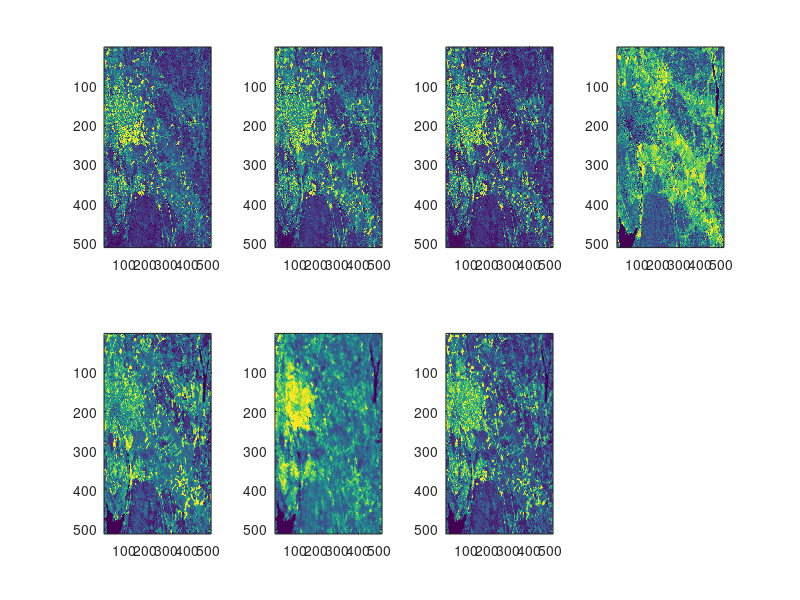
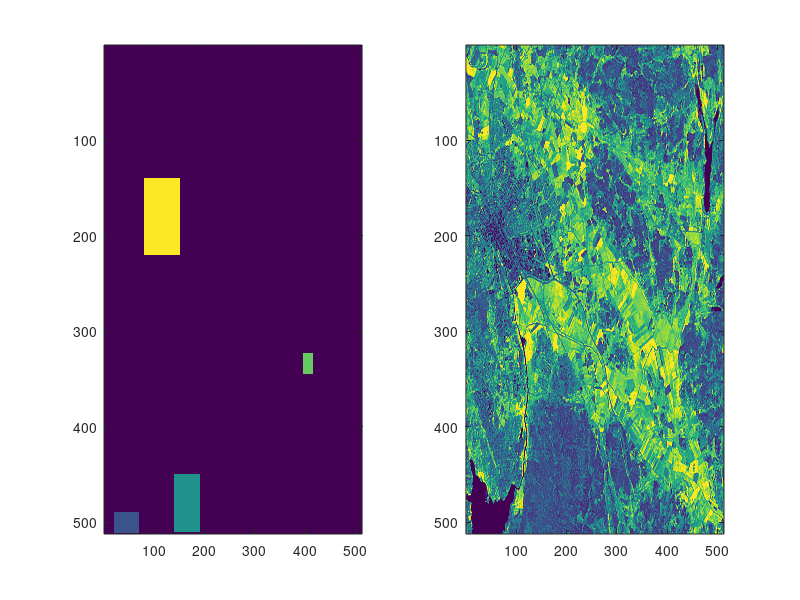

MATLAB code to generate these figures, in order: (Note: this script raises an error after producing the figures.)
clear all; close all; clc
% %1
% load cdata
% figure(1);
% plot(cdata(:,1),cdata(:,2),'.')
% title('1', 'fontsize', 20)
% 
% %2
% I = imread('handBW.pnm');
% 
% % threshold determined by for loop, increacing each threshold, and
% % plotting result with pause(0.05);
% t1 = 90; % threshold for background
% t2 = 110;% threshold for hand
% 
% figure(2)
% sgtitle('2', 'fontsize', 20)
% subplot(2,1,1)
% imshow(I);
% subplot(2,1,2)
% imhist(I)
% 
% figure(4)
% % mtresh sets (think of it as a regular threshold, hnot binary, but ternary)
% % - pixelvalues below t1 to one value
% % - the union of t1 and t2 as one value
% % - pixelvalues above t2 as one value
% mtresh(I,t1,t2) % thresholded image
% imshow(I)
% title('Trenary thresholded grayscale image with t1 = 90, t2 = 110')
% 
% % 3
% I2 = imread('hand.pnm'); % Read the image
% figure(5);imshow(I2); % Show the image
% R = I2(:,:,1); % Separate the three layers, RGB
% G = I2(:,:,2);
% B = I2(:,:,3);
% figure(6);plot3(R(:),G(:),B(:),'.') % 3D scatterplot of the RGB data
% 
% % plot each image component r b g and their histogram
% figure()
% subplot(2,3,1)
% imshow(R)
% title('red')
% subplot(2,3,2)
% imshow(B)
% title('blue')
% subplot(2,3,3)
% imshow(G)
% title('green')
% subplot(2,3,4)
% imhist(R)
% title('red histogram')
% subplot(2,3,5)
% imhist(B)
% title('blue histogram')
% subplot(2,3,6)
% imhist(G)
% title('green histogram')
% 
% 
% label_im = imread('hand_training.png'); % Read image with labels
% figure(7);imagesc(label_im); % View the training areas
% %classify for pair bands
% I3(:,:,1) = G; % Create an image with two bands/features
% I3(:,:,2) = B;
% [data,class] = create_training_data(I3,label_im); % Arrange the training data into vectors
% figure(8);scatterplot2D(data,class); % View the training feature vectors
% 
% Itest = im2testdata(I3); % Reshape the image before classification
% C = classify(double(Itest),double(data),double(class)); % Train classifier and classify the data
% ImC = class2im(C,size(I3,1),size(I3,2)); % Reshape the classification to an image
% 
% % 4 - classify
% % grayscale
% [data_g,class_g] = create_training_data(I,label_im);
% Itest_g = im2testdata(I);
% C_g = classify(double(Itest_g),double(data_g),double(class_g));
% ImC_g = class2im(C_g,size(I,1),size(I,2)); % Reshape the classification to an image
% 
% % single band - red
% [data_R,class_R] = create_training_data(R,label_im);
% Itest_R = im2testdata(R);
% C_R = classify(double(Itest_R),double(data_R),double(class_R));
% ImC_R = class2im(C_R,size(R,1),size(R,2)); % Reshape the classification to an image
% 
% % pair band
% % see pair band above
% 
% % all bands
% [data_3,class_3] = create_training_data(I2,label_im);
% Itest_3 = im2testdata(I2);
% C_3 = classify(double(Itest_3),double(data_3),double(class_3));
% ImC_3 = class2im(C_3,size(I2,1),size(I2,2)); % Reshape the classification to an image
% 
% figure(10)
% subplot(1,3,1)
% imagesc(ImC_g); % View the classification result
% title('Grayscale')
% 
% subplot(1,3,2)
% imagesc(ImC_R); % View the classification result
% title('Single band: Red')
% 
% subplot(1,3,3)
% imagesc(ImC_3); % View the classification result
% title('All bands: RBG')

% 5
load landsat_data

% what does the images look like?
figure()
subplot(2,4,1)
imagesc(landsat_data(:,:,1)) % g
subplot(2,4,2)
imagesc(landsat_data(:,:,2)) % g
subplot(2,4,3)
imagesc(landsat_data(:,:,3)) % r
subplot(2,4,4)
imagesc(landsat_data(:,:,4))
subplot(2,4,5)
imagesc(landsat_data(:,:,5))
subplot(2,4,6)
imagesc(landsat_data(:,:,6))
subplot(2,4,7)
imagesc(landsat_data(:,:,7))

% training data 
T = zeros(512,512);     % Create an empty image
T(490:511,20:70) = 1;   % Class 1: Water
T(450:510,140:190) = 2; % Class 2: Forrest
T(324:344,395:415) = 3; % Class 3: Agriculture
T(140:220,80:150) = 4; % Class 4: Urban environment

%plot trainingdata and an image 
figure()
subplot(1,2,1)
imagesc(T)
subplot(1,2,2)
imagesc(landsat_data(:,:,4))
sgtitle('Areas of training relative to the image (channel 4)', 'fontsize', 24)

Itest = im2testdata(landsat_data(:,:,[4,6,7]));
[data,class] = create_training_data(landsat_data(:,:,[4,6,7]),T);
C = classify(Itest,data,class,'quadratic');
ImC = class2im(C,size(landsat_data,1),size(landsat_data,2)); % Reshape the classification to an image
figure()
scatterplot3D(data,class)
figure()
sgtitle('Classification of image')
subplot(1,2,1)
imagesc(ImC)
title('Classifications using channel 4,6,7', 'fontsize', 24)


%ALL CHANNELS
Itest = im2testdata(landsat_data);
[data,class] = create_training_data(landsat_data,T);
C = classify(Itest,data,class);
ImC = class2im(C,size(landsat_data,1),size(landsat_data,2)); % Reshape the classification to an image
subplot(1,2,2)
imagesc(ImC)
title('Classifications using all seven channels', 'fontsize', 24);
sgtitle('')




% 6


% 7
